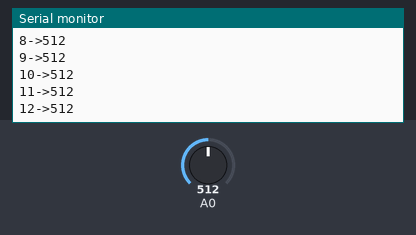
Recording of a sketch running on a simulated Arduino Uno, built with avr-gcc and run on an emulated ATmega328P. Shown: the last lines printed to the serial monitor. Inputs (shaded band) come from the test bench; at power-on: A0 = 512.

Above: at 1.2 s.
1.3 s: A0 set to 716
At 1.31 s:
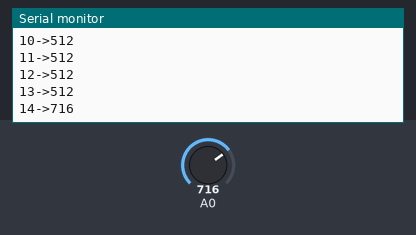
2.8 s: A0 set to 900
At 2.82 s:
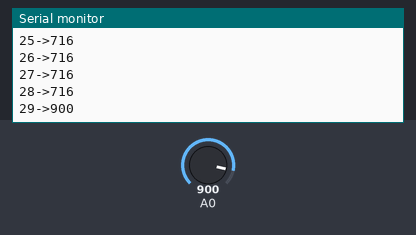
Timing chart, 0 to 5.8 s (numbered marks = the images above; inputs shaded):
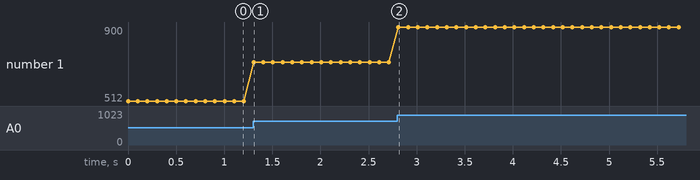

The sketch:

Pressure_sensor.ino
```cpp
int test = 0;

void setup() {
  Serial.begin(9600);
  // start the serial communication
}

void loop() {
  int Pressure = analogRead(A0); // read the analog input on pin A0

  test++;
  Serial.print(test);
  Serial.print("->");
  Serial.println(Pressure);
   // print the value to the serial monitor
  delay(100);
}
```

Measured:
- after the input at 1.3 s, the serial monitor: prints a new line at once (image 1)
- plotted number 1: 512 → 716 after the input at 1.3 s
